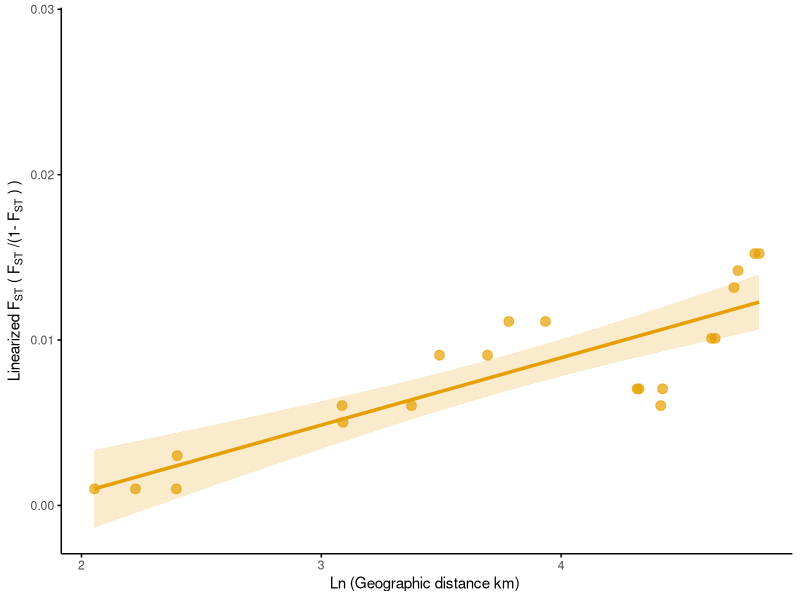
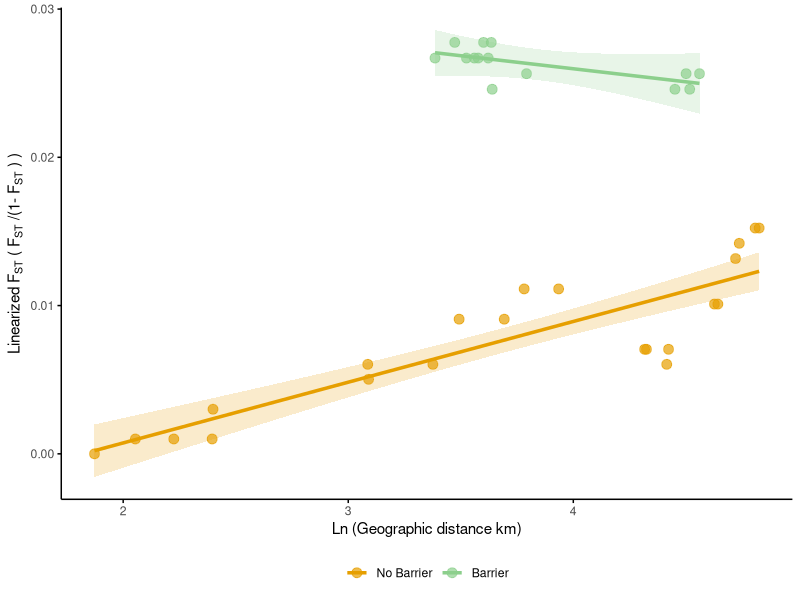
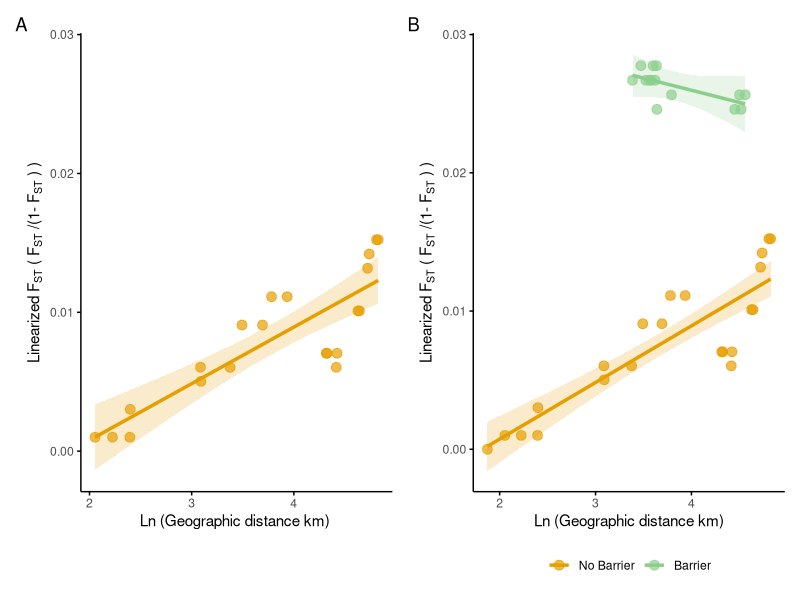

Recreate these plots in R, in order.
################################################
#
# Code to test for IBD and IBB in B. undatum
#
################################################


#load libraries
library(vegan)
library(ggplot2)
library(patchwork)
library(lme4)
library(lmerTest)
library(here)


#Part 1: IBD within EGSL northern shore
#7 sites; 21 unique comparisons

#Read in matrices of pairwise FST and geog distance (euclidean)
#Here, ordered: Iles Penchees -	Baier des Bacon	Point a Emilie	Forestville	Portneuf	Bai Comeau 1	Bai Comeau 2

fst <- read.table(here( "02_Results/03_IBD_IBB_Analysis/" , "matrices", "fst_egsl.txt"), header = FALSE)
dim(fst) #7 x 7

geog <- read.table(here("02_Results/03_IBD_IBB_Analysis/" ,"matrices", "geographic_northern_egsl.txt"), header=T)
geog[upper.tri(geog, diag = T)] <- NA #Matrix is symmetrical so convert the upper redundant triangle and the diagonal to NA
geog
dim(geog) #7 x 7

#Linearize FST and natural log distance

fstLin <- fst/(1 - fst)
ln_geog <- log(geog)

#test corr b/w lin fst and log distance
mant_linlog <- mantel (ln_geog, fstLin, permutation=999)
mant_linlog #Mantel statistic r:  0.8512  ; p = 0.002

#Can plot and do linear model for comparison with next part.

y = as.dist(fstLin)[1:length(as.dist(fstLin))]#y= linearized Fst
x_log = as.dist(ln_geog)[1:length(as.dist(ln_geog))] #x= geographic distance
#The above two lines of code are unravelling the matrices into numeric vectors that can then be compared and plotted against each other in a regression

ibd_data <- as.data.frame(cbind(x_log, y))

# Fit the model
ibd_reg <- lm(y ~ x_log, data = ibd_data)
summary(ibd_reg)

#Plot

# Create prediction data
pred_data1 <- data.frame(
  x_log = seq(min(ibd_data$x_log), max(ibd_data$x_log), length.out = 100)
)

# Get predictions and confidence intervals
predictions <- predict(ibd_reg, newdata = pred_data1, interval = "confidence")
pred_data1$y_pred  <- predictions[, "fit"]
pred_data1$y_lower <- predictions[, "lwr"]
pred_data1$y_upper <- predictions[, "upr"]


p1 <- ggplot() +
  # Data points (main points with legend)
  geom_point(data = ibd_data,
             aes(x = x_log, y = y),
             size = 3, alpha = 0.7, color= "#E69F00") +
  # Confidence bands (no legend)
  geom_ribbon(data = pred_data1,
              aes(x = x_log, y = y_pred,
                  ymin = y_lower, ymax = y_upper),
              alpha = 0.2, show.legend = FALSE,fill= "#E69F00" ) +
  # Predicted trendline (no additional legend)
  geom_line(data = pred_data1,
            aes(x = x_log, y = y_pred),
            color = "#E69F00", linewidth = 1.2) +
  theme_minimal() +
  labs(x = "Ln (Geographic distance km) ",
       y = expression(Linearized~F[ST]~"("~F[ST]~"/(1-"~F[ST]~")"~")"))+
  scale_y_continuous(limits = c( -0.00142, 0.0286)) +  # Set y-axis limit; comes from limits on next plot
  scale_color_manual(values = c("#E69F00")) +
  theme(legend.position = "bottom",
        panel.grid = element_blank(),  # Remove gridlines
        axis.line = element_line(color = "black", size = .5),  # Add solid axis lines
        axis.ticks = element_line(color = "black", size = .5))  # Keep tick marks
p1

### Part 2: Look at effect of adding (z) depth barrier

#Read in dataframe that has all pairwise values within EGSL (including "southern" shore) as
#well as BoF, though we will drop bof for now...
#Here a barrier is a deep-water barrier b/w sites

#read in geog distance and then take natural log
bar_df <- read.csv(here("02_Results/03_IBD_IBB_Analysis/" ,"matrices", "barrier_data_egsl_bof.csv"), header=T)
dim(bar_df); head(bar_df)
bar_df$ln_geog <- log(bar_df$geog)

#Let's remove Bof for now; focus within EGSL
bar_egsl = bar_df[1:36, 1:7]
str(bar_egsl) #here, barrier is integer

# Ensure 'barrier' is treated as a factor in the original data and the new data
bar_egsl$barrier <- as.factor(bar_egsl$barrier)
str(bar_egsl)

#Finally, linearize FST
bar_egsl$fstLin <- bar_egsl$FST/(1 - bar_egsl$FST)

# Fit the model
model2 <- lm(fstLin ~ ln_geog * barrier, data = bar_egsl)
summary(model2) #all terms and interaction significant

# Create prediction data for barrier = 0
pred_data_0 <- data.frame(
  ln_geog = seq(min(bar_egsl$ln_geog[bar_egsl$barrier == 0]), max(bar_egsl$ln_geog[bar_egsl$barrier == 0]), length.out = 100),
  barrier = factor(0, levels = levels(bar_egsl$barrier))  # barrier = 0
)

# Create prediction data for barrier = 1
pred_data_1 <- data.frame(
  ln_geog = seq(min(bar_egsl$ln_geog[bar_egsl$barrier == 1]), max(bar_egsl$ln_geog[bar_egsl$barrier == 1]), length.out = 100),
  barrier = factor(1, levels = levels(bar_egsl$barrier))  # barrier = 1
)

# Combine both prediction data sets
pred_data <- rbind(pred_data_0, pred_data_1)

# Get predictions with confidence intervals
predictions <- predict(model2, newdata = pred_data, interval = "confidence")

# Add predictions and confidence intervals to pred_data
pred_data$FST_pred  <- predictions[, "fit"]
pred_data$FST_lower <- predictions[, "lwr"]
pred_data$FST_upper <- predictions[, "upr"]

# Plot with separate trendlines and confidence bands
p2 <- ggplot() +
  # Data points (main points with legend)
  geom_point(data = bar_egsl,
             aes(x = ln_geog, y = fstLin, color = barrier),
             size = 3, alpha = 0.7) +
  # Confidence bands (no legend)
  geom_ribbon(data = pred_data,
              aes(x = ln_geog, y = FST_pred,
                  ymin = FST_lower, ymax = FST_upper, fill = barrier),
              alpha = 0.2, show.legend = FALSE) +
  # Predicted trendlines (no additional legend; same color as points)
  geom_line(data = pred_data,
            aes(x = ln_geog, y = FST_pred, color = barrier),
            linewidth = 1.2) +
  theme_minimal() +
  labs(x = "Ln (Geographic distance km)",
       y = expression(Linearized~F[ST]~"("~F[ST]~"/(1-"~F[ST]~")"~")"),
       color = "Barrier") +
  scale_color_manual(values = c("#E69F00", "#8CCF8C"), labels = c("No Barrier", "Barrier")) +
  scale_fill_manual(values = c("#E69F00", "#8CCF8C")) +
  theme(legend.position = "bottom",
        panel.grid = element_blank(),  # Remove gridlines
        axis.line = element_line(color = "black", size = .5),
        axis.ticks = element_line(color = "black", size = 0.5),
        legend.title = element_blank())  # Add solid axis lines
p2
plot_build <- ggplot_build(p2)

# Check the y-axis limits
plot_build$layout$panel_scales_y[[1]] #-0.00142 -- 0.0278

#combine plots


# Assuming p1 and p2 are already created
# Combine the plots with labels A) and B) in the top-left corners
combined_plot <- p1 + p2 +
  plot_layout(ncol = 2) +  # Arrange the plots side by side
  plot_annotation(tag_levels = "A")

# Show the combined plot
combined_plot

#Last thing is to do a partial mantel for just the EGSL sites

#As reminder, here are objects for regular 2 matrix mantel
#mant_linlog <- mantel (ln_geog, fstLin, permutation=999)
#need to create barrier matrix in same layout and expand other ones to include bic sites
#order of sites:
##Iles Penchees -	Baier des Bacon	Point a Emilie	Forestville	Portneuf	Bai Comeau 1	Bai Comeau 2 BIC1 BIC2

geog_pm <- read.table(here("02_Results/03_IBD_IBB_Analysis/" ,"matrices", "geog_egsl1-2a.txt"), header=F)
dim(geog_pm) #9 x 9
geog_pm_ln <- log(geog_pm)

fst_pm <- read.table(here("02_Results/03_IBD_IBB_Analysis/" ,"matrices", "fst_egsl1-2a.txt"), header=F)
dim(fst_pm)  #9 x 9
fst_pm_lin <- fst_pm/(1 - fst_pm)

barrier_pm <-  read.table(here("02_Results/03_IBD_IBB_Analysis/" ,"matrices", "barrier_egsl1-2a.txt"), header=F)
dim(barrier_pm) #9x9


mantel(fst_pm_lin, geog_pm_ln, method="pearson", permutations=999 )
#here relationship isn't as strong; r = 0.3692; p = 0.032 because cross-region
#comparisons included
mantel.partial(fst_pm_lin, geog_pm_ln, barrier_pm, method="pearson", permutations=999)
#partial mantel higher once account for barrier #r = 0.7653; p = 0.024
